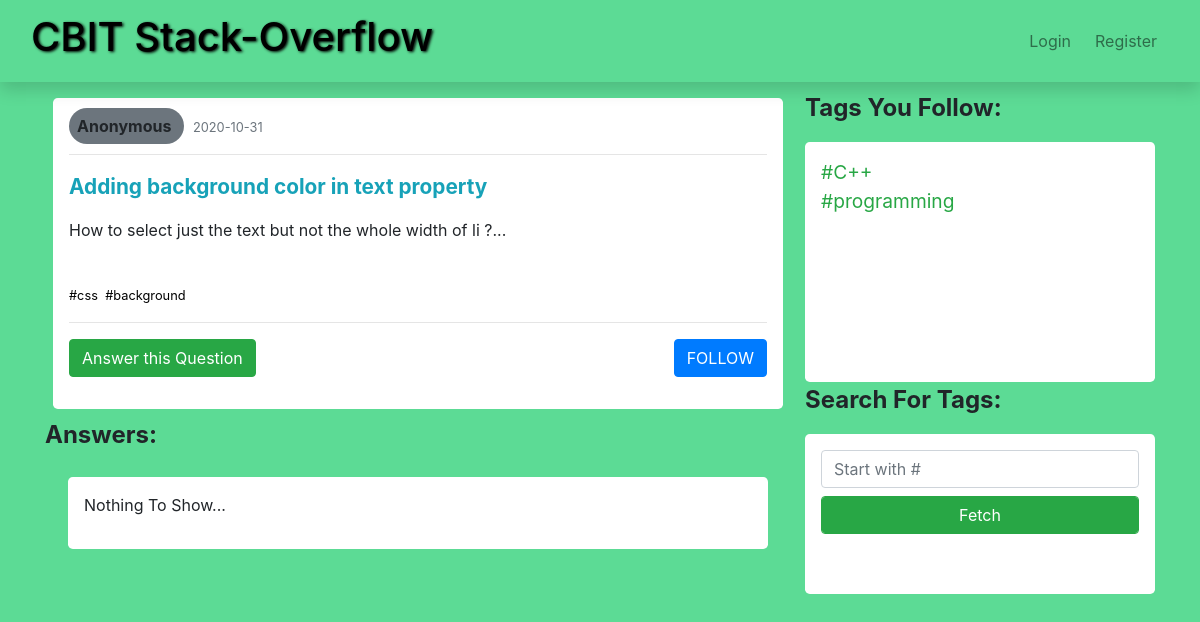
The page /AnswersPage?Qid=5 (signed in) on the database its author committed.
### project/models.py (models this page shows, shortened)
class QuestionThreads(db.Model):
	Qid=db.Column(db.Integer,primary_key=True)
	QAnonymous=db.Column(db.Integer, nullable=False, default=0)
	Qauthor=db.Column(db.Integer,db.ForeignKey('user.Uid',ondelete="cascade"),nullable=False)
	Qtitle=db.Column(db.String(20),nullable=False)
	QDescription=db.Column(db.String(1000),nullable=False)
	Qdate=db.Column(db.DateTime,nullable=False,default=datetime.utcnow)
	def get_tags(self,num=None):
		tags=db.session.query(Tags).join(DTags, DTags.Tag==Tags.Tagid).filter(DTags.Discussion==self.Qid).all()
		return tags
	def get_answers(self):
		answers=list(db.session.query(Answers).filter(Answers.AQid==self.Qid).all())
		answers.sort(reverse=True, key=lambda a:len(a.get_upvoters()))
		return answers

class Tags(db.Model):
	Tagid=db.Column(db.Integer, primary_key=True)
	Tagtitle=db.Column(db.String(30), nullable=False)

### project/discussions/routes.py (the view)
@discussions.route('/AnswersPage')
def answerPage():
	if "user_id" in session.keys():
		present_user=db.session.query(User).get(session['user_id'])
		Tags=present_user.user_tags()
		Qid=request.args.get('Qid')
		question=db.session.query(QuestionThreads).get(int(Qid))
		present_user_following=False
		if int(Qid) in [x.Qid for x in present_user.user_follows()]:
			present_user_following=True
		answers=question.get_answers()
		return render_template("AnswersPage.html",Tags=Tags,question=question, answers=answers,len=len, present_user_following=present_user_following)
	else:
		return "ACCESS DENIED"

### project/__init__.py (called while the page is built)
        def _fk_pragma_on_connect(dbapi_con, con_record):
            dbapi_con.execute('pragma foreign_keys=ON')

### project/models.py (called while the page is built)
	def user_tags(self):
		tags_dict=db.session.query(Tags).join(TagsFollowing, Tags.Tagid==TagsFollowing.TFtagId).filter(self.Uid==TagsFollowing.TFuserId).all()
		return tags_dict

	def user_follows(self):
		follows_dict=db.session.query(QuestionThreads).join(QFollowing, QuestionThreads.Qid==QFollowing.Question).filter(QFollowing.user_id==self.Uid).order_by(QuestionThreads.Qdate.desc()).all()
		return follows_dict

### project/templates/AnswersPage.html (shortened to what this page needs)
{% extends "layout.html" %}
{% block mainSection %}
<section class="container">
	<div class="row" id="answersSection" >
		<article id="post-{{question.Qid}}" class="col-12 col-sm-12 col-md-12 rounded-lg bg-white p-3 m-2" >
			<span class="ProfileInfo rounded-pill bg-secondary p-2 text-center">
				{% if question.QAnonymous==0 %}
				<a href="{{url_for('users.profile',userName=question.get_author().Uusername)}}" class="userNameLink">
				<strong>{{question.get_author().Uusername}}</strong>
				</a>
				{% else %}
				<strong>Anonymous</strong>
				{% endif %}
			</span>
			<span >
				<small class="text-muted">{{question.Qdate.date()}}</small>
			</span>
			<hr />
			<a class="text-info" href="{{url_for('discussions.answerPage',Qid=question.Qid)}}"><p class="QuestionHeader" style="font-size: 130%;"><strong>{{question.Qtitle}}</strong></p></a>
			<p>{{question.QDescription}}...</p>
			{% with Tags=question.get_tags(tag_limit) %}
				{% if Tags %}
					<small>
					<br />
					{% for tag in Tags %}
						<a href="{{url_for('users.homepage',tag_id=tag.Tagid)}}" target="_blank">{{tag.Tagtitle}}</a>&nbsp;
					{% endfor %}
					</small>
				{% endif %}
			<br />
			{% endwith %}
			<hr />
			<a href="{{url_for('discussions.answerQ',Qid=question.Qid)}}" target="_blank"class="btn btn-success" >Answer this Question</a>
			<span style="float: right;">
			{% if present_user_following %}
				<button class="btn btn-primary  mb-3" onclick="javascript: followToggle({{question.Qid}});" id="Q-{{question.Qid}}">UNFOLLOW</button>
			{% else %}
				<button class="btn btn-primary mb-3" onclick="javascript: followToggle({{question.Qid}});" id="Q-{{question.Qid}}">FOLLOW</button>
			{% endif %}
			</span>
		</article>
		<p style="font-size: 150%;font-weight: bold;" >Answers:</p>
	</div>
	{% if answers|length ==0 %}
	<div class="col-12 col-sm-12 col-md-12 rounded-lg bg-white p-3 m-2" >
	<p>Nothing To Show...</p>
	</div>
	{% endif %}
</section>
{% endblock mainSection %}

### project/templates/layout.html (shortened to what this page needs)
<!doctype html>
<html lang="en">
  <head>
    <link rel="stylesheet" href="https://cdn.jsdelivr.net/npm/bootstrap@4.5.3/dist/css/bootstrap.min.css">
    <link rel="stylesheet" type="text/css" href="{{url_for('static',filename='style.css')}}">
  </head>
  <body>
    <header class="mb-2 sticky-top bg-light">
        <nav class="navbar navbar-light shadow sticky-top navbar-expand-sm ">
          <div class="container-fluid">
            <div class="navbar-header" >
                <div class="navbar-brand"><a href="{{url_for('users.homepage')}}"><h1 class="text-center" >CBIT Stack-Overflow</h1></a></div>
            </div>
            {% if "username" in session.keys() %}
            <div class="collapse navbar-collapse" id="navbarToggler1" >
              <ul class="nav navbar-nav navbar-right ml-auto" >
                <li ><a href="{{url_for('discussions.QuesPage')}}" id="FeedPage" class=" mx-1">Discussions</a></li>
                <li ><a href="{{url_for('discussions.AllQuestions')}}" id="ExplorePage" class=" mx-1">Explore</a></li>
               <!--  <li><a href="#" id="SearchPage" class="nav-link mx-1"><i class="fa fa-search"></i>Search</a></li>
              </ul> -->
            </div>
            <div class="dropdown nav-item ml-auto"  >
                  <a href="#" class="nav-link dropdown-toggle " data-toggle="dropdown">
                     <img src="{{url_for('static',filename='profile/temp_pic.jpg')}}" alt="profile" style="width: 2em;height: 2em;border-radius: 40%">
                  </a>
                  <div class="dropdown-menu dropdown-menu-right  " style="width: 50%;">
                          <p class="dropdown-header text-center" ><strong> {{session['username']}}</strong></p>
                          <a class="dropdown-item text-center" href="{{url_for('users.profile',userName=session['username'])}}">Profile</a>
                          <a class="dropdown-item text-center" href="{{url_for('users.Account')}}">Account</a>
                          <a class="dropdown-item text-center" href="{{url_for('users.logout')}}">Logout</a>
                  </div>
            </div>
            <button class="navbar-toggler" type="button" data-toggle="collapse" data-target="#navbarToggler1" aria-controls="navbarToggler1" aria-expanded="false" aria-label="Toggle navigation">
                <span class="navbar-toggler-icon"> </span>
            </button>
            {% else %}
            <div class="collapse navbar-collapse" id="navbarToggler1">
              <ul class="nav navbar-nav navbar-right ml-auto">
                <li ><a href="{{url_for('users.login')}}" class="nav-link mx-1">Login</a></li>
                <li><a href="{{url_for('users.register')}}" class="nav-link mx-1">Register</a></li>
              </ul>
            </div>
            {% endif %}
          </div>
        </nav>
    </header>
    <div class="container">
        <div class="row">
          <div class="col-12 col-md-8">
            {% block mainSection %}
            {% endblock mainSection %}
          </div>
          {% if 'user_id' in session.keys()  %}
        <aside class="col-12 col-sm-12 col-md-4 additional">
              <p style="font-size: 150%;font-weight: bold;">Tags You Follow:</p>
              <div class=" mt-2 overflow-auto bg-white rounded-lg p-3" style=" height: 15em;" >
                  {% for tag in Tags %}
                      <div>
                        <a class="text-success" style=" font-size:120%;" href="{{url_for('discussions.TagInfo', tag_id=tag.Tagid)}}">{{tag.Tagtitle}}</a>
                      </div>
                  {% endfor %}
              </div>
              <p style="font-size: 150%;font-weight: bold;">Search For Tags:</p>
              <div class=" mt-2 overflow-auto bg-white rounded-lg p-3" style=" height: 10em;" >
                  <form action="{{url_for('discussions.fetchTags')}}" class="form" id="FetchTags"  method="post">
                      <input type="text" class="form-control" placeholder="Start with #" name="tagname" />
                      <input type="submit" class="form-control btn btn-success mt-2" name="submit" value="Fetch" />
                  </form>
              </div>
            </div>
        {% endif %}
        </div>
  </body>
</html>

### project/static/style.css (style rules this page uses)
header,nav { background: #5CDB95; }
body { background: #5CDB95; }
a { color:#000; }
h1 { text-shadow: 1.5px 1px 3px #000; }

### rows shown on the page
QuestionThreads: Qdate "2020-10-31", Qtitle "Adding background color in text property", QDescription "How to select just the text but not the whole width of li ?"
Tags: Tagtitle "#css"
Tags: Tagtitle "#background"
Tags: Tagtitle "#C++"
Tags: Tagtitle "#programming"
